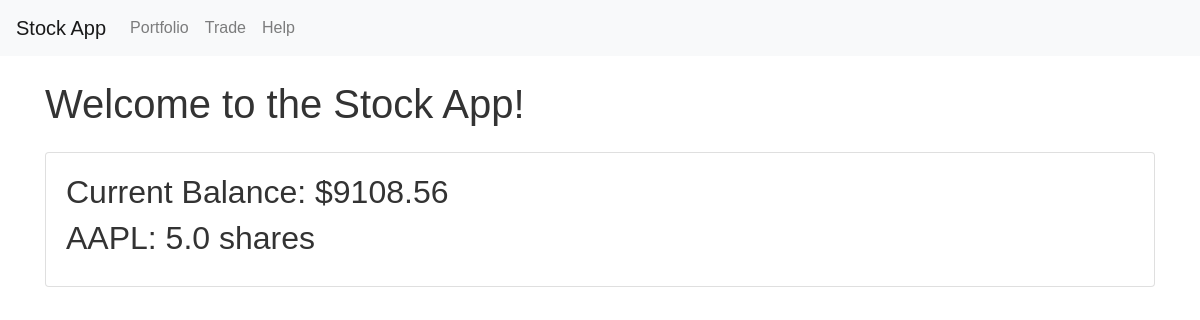
Before: / with the older database file.
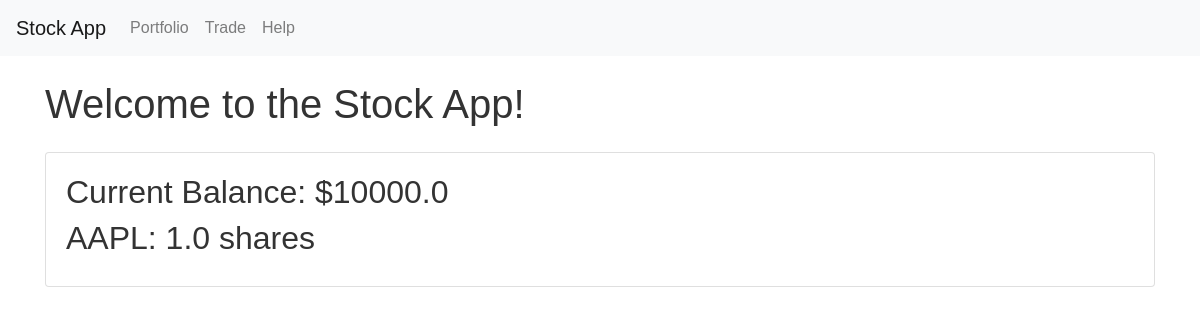
After: the same page with the newer database file.
### models.py (models this page shows)
class Balance(db.Model):
    id = db.Column(db.Integer, primary_key=True)
    amount = db.Column(db.Float, nullable=False)

class Stock(db.Model):
    id = db.Column(db.Integer, primary_key=True)
    symbol = db.Column(db.String(10), nullable=False)
    quantity = db.Column(db.Float, nullable=False)
    purchase_price = db.Column(db.Float, nullable=False)

### app.py (the view)
@app.route("/")
def index():
    stock = Stock.query.first()
    balance = Balance.query.first()
    return render_template('index.html', stock=stock, balance=balance)

### templates/index.html (shortened to what this page needs)
{% extends "base.html" %}
{% block content %}
<h1 class="mt-4">Welcome to the Stock App!</h1>
<div class="card mt-4">
    <div class="card-body">
        <h2>Current Balance: ${{ balance.amount }}</h2>
        <h2>{{ stock.symbol }}: {{ stock.quantity }} shares</h2>
    </div>
</div>
{% endblock %}

### templates/base.html (shortened to what this page needs)
<!DOCTYPE html>
<html lang="en">
<head>
    <link rel="stylesheet" href="https://stackpath.bootstrapcdn.com/bootstrap/4.5.2/css/bootstrap.min.css">
    <link rel="stylesheet" href="{{ url_for('static', filename='styles.css') }}">
</head>
<body>
    <nav class="navbar navbar-expand-lg navbar-light bg-light">
        <a class="navbar-brand" href="{{ url_for('index') }}">Stock App</a>
        <div class="collapse navbar-collapse" id="navbarNav">
            <ul class="navbar-nav">
                <li class="nav-item">
                    <a class="nav-link" href="{{ url_for('index') }}">Portfolio</a>
                </li>
                <li class="nav-item">
                    <a class="nav-link" href="{{ url_for('trade') }}">Trade</a>
                </li>
                <li class="nav-item">
                    <a class="nav-link" href="{{ url_for('help') }}">Help</a>
                </li>
            </ul>
        </div>
    </nav>
    <div class="container mt-4">
        {% block content %}{% endblock %}
    </div>
</body>
</html>

### static/styles.css (style rules this page uses)
body { font-family: Arial, sans-serif; margin: 0; padding: 0; }
h1, h2, h3 { color: #333; }
.card { margin-bottom: 20px; }

Changed rows visible on the page:
changed Balance: amount "9108.56" → "10000.0"
changed Stock "AAPL": quantity "5.0" → "1.0"
